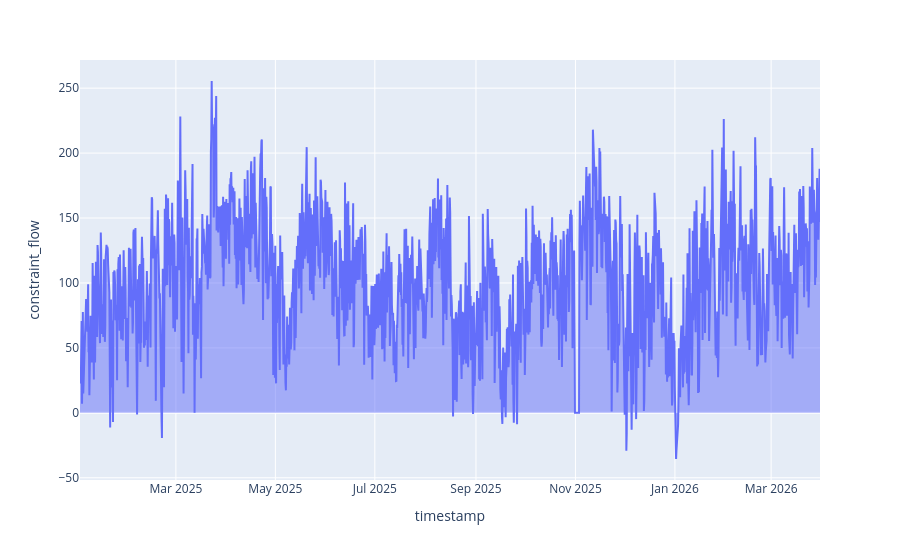

Source (notebook cell):
### Code cell
def get_constraint_flow(mon_uid, con_uid, start_dt, end_dt):
    path_ = f"/spp-se/constraint/flow"
    payload = {"collection" : "spp-se",
              "monitored_uid" : mon_uid,
              "contingency_uid" : con_uid,
              "start_datetime" : start_dt,
              "end_datetime" : end_dt}
    return _get_panorama_data("reflow", path_, requests.get, payload)
flow = get_constraint_flow(mon_uid, con_uid, start_dte, end_dte)
display(flow.head(2))
fig = px.area(flow, x="timestamp", y="constraint_flow")    
fig.show()

### Figure 1 — Plotly figure (JSON) as saved in the notebook; plotly's stock layout.template omitted (floating-point values rounded to 4 significant figures; data arrays with more than 128 entries replaced by an {"elided": "..."} marker saying what was removed)
{"data": [{"fillpattern": {"shape": ""}, "hovertemplate": "timestamp=%{x}<br>constraint_flow=%{y}<extra></extra>", "legendgroup": "", "line": {"color": "#636efa"}, "marker": {"symbol": "circle"}, "mode": "lines", "name": "", "orientation": "v", "showlegend": false, "stackgroup": "1", "type": "scatter", "x": {"elided": "1816 str values"}, "xaxis": "x", "y": {"elided": "1816 float values"}, "yaxis": "y"}], "layout": {"legend": {"tracegroupgap": 0}, "margin": {"t": 60}, "xaxis": {"anchor": "y", "domain": [0, 1], "title": {"text": "timestamp"}}, "yaxis": {"anchor": "x", "domain": [0, 1], "title": {"text": "constraint_flow"}}}}
